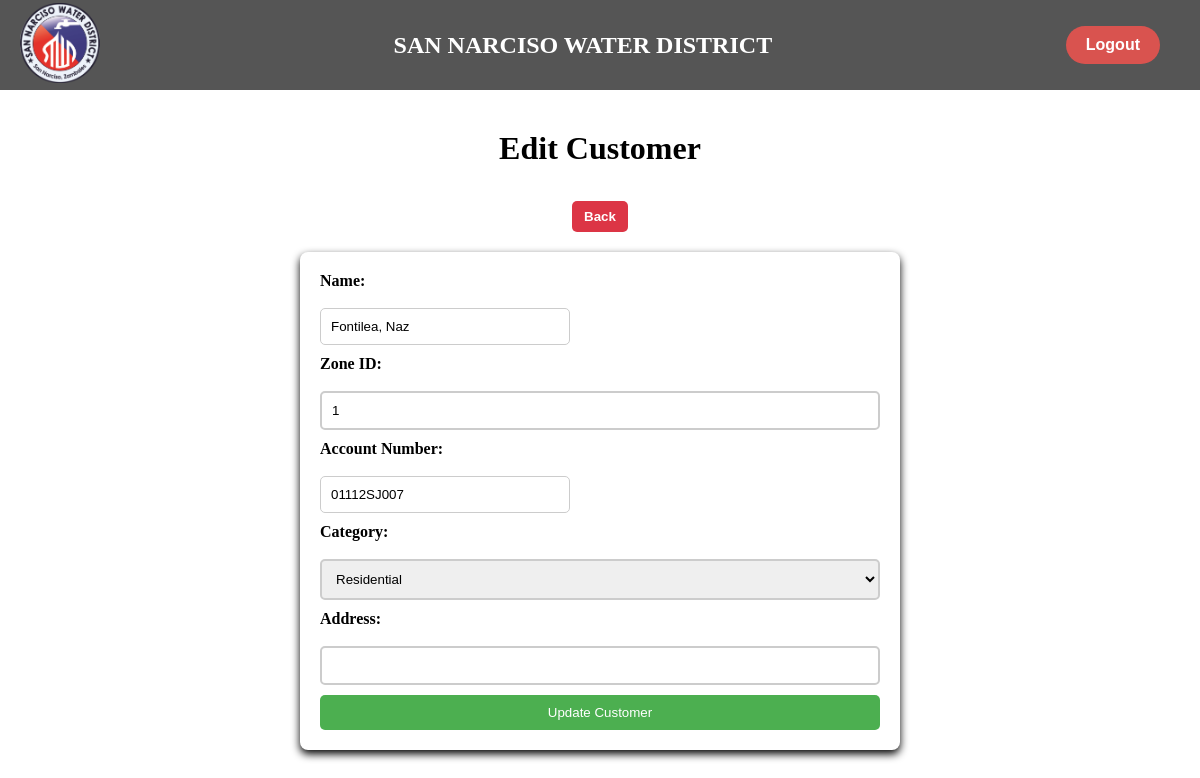
Page /edit_customer.php?id=2 (signed in) on the committed database.
### tables this page shows
CREATE TABLE `concessionaires` (
  `concessionaire_id` int(3) NOT NULL,
  `name` varchar(47) DEFAULT NULL,
  `zone_id` int(1) DEFAULT NULL,
  `account_number` varchar(10) DEFAULT NULL,
  `category` enum('Residential','Commercial A','Commercial B','Commercial C') DEFAULT NULL,
  `SC_discount` enum('yes','no') DEFAULT 'no',
  `address` varchar(255) DEFAULT NULL
);

### edit_customer.php (the view, shortened to what this page needs)
<?php
include 'db.php';
if (isset($_GET['id'])) {
    $id = $_GET['id'];
    $customer = $conn->query("SELECT * FROM concessionaires WHERE concessionaire_id = $id")->fetch_assoc();
}
?>
<!DOCTYPE html>
<html lang="en">
<head>
    <link rel="stylesheet" href="styles.css">
</head>
<body>
    <?php include 'navbar.php'; ?>
    <h1>Edit Customer</h1>
    <div class="back-button-container">
        <button class="button back-button" onclick="window.history.back();">Back</button>
    </div>
    <form method="POST" action="">
        <label for="name">Name:</label>
        <input type="text" id="name" name="name" value="<?php echo htmlspecialchars($customer['name']); ?>" required>
        <label for="zone_id">Zone ID:</label>
        <input type="number" id="zone_id" name="zone_id" value="<?php echo htmlspecialchars($customer['zone_id']); ?>" required>
        <label for="account_number">Account Number:</label>
        <input type="text" id="account_number" name="account_number" value="<?php echo htmlspecialchars($customer['account_number']); ?>" required>
        <label for="category">Category:</label>
        <select id="category" name="category" required>
            <option value="Residential" <?php echo ($customer['category'] == 'Residential') ? 'selected' : ''; ?>>Residential</option>
        </select>
        <label for="address">Address:</label>
        <input type="text" id="address" name="address" value="<?php echo htmlspecialchars($customer['address']); ?>" required>
        <button type="submit" name="update_customer">Update Customer</button>
    </form>
</body>
</html>

### styles.css (style rules this page uses)
body { display: flex; flex-direction: column; align-items: center; justify-content: flex-start; height: 100vh; margin: 0; background-image: url('SNWD.png'); background-size: cover; background-position: center; background-repeat: no-repeat; padding-top: 100px; }
h1 { text-align: center; color: black; margin: 20px 0; padding: 10px; background-color: white; border-radius: 8px; width: 50%; }
input[type="text"] { padding: 10px; margin-right: 5px; border: 1px solid #ccc; border-radius: 5px; width: 250px; }
button { padding: 10px 15px; background-color: #007bff; color: white; border: none; border-radius: 5px; cursor: pointer; transition: background-color 0.3s; }
.button { display: inline-block; padding: 8px 12px; margin: 4px; border: none; border-radius: 4px; text-decoration: none; color: white; font-weight: bold; cursor: pointer; transition: background-color 0.3s, transform 0.2s; }
.back-button { background-color: #dc3545; }

### edit_customer.php (style rules this page uses)
form { background-color: #fff; padding: 20px; border-radius: 8px; box-shadow: 0 4px 8px rgba(0, 0, 0, 1); width: 100%; max-width: 600px; box-sizing: border-box; }
form label { display: block; margin-bottom: 8px; font-weight: bold; }
form input, form select { width: 100%; padding: 10px; margin: 10px 0; border: 2px solid #ccc; border-radius: 5px; box-sizing: border-box; }
form button { background-color: #4CAF50; color: white; padding: 10px 20px; border: none; border-radius: 5px; width: 100%; cursor: pointer; }
.back-button { border: none; margin-bottom: 20px; border-radius: 5px; cursor: pointer; }
#address { width: 100%; min-width: 300px; border: 2px solid #ccc; }

### rows in the picture
concessionaires: name "Fontilea, Naz", zone_id "1", account_number "01112SJ007", category "Residential"
